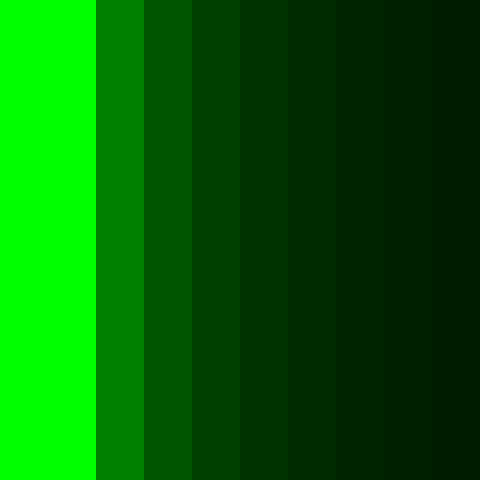
Frame 1 (no input)
Frame 60 (no input): identical to frame 1, image omitted
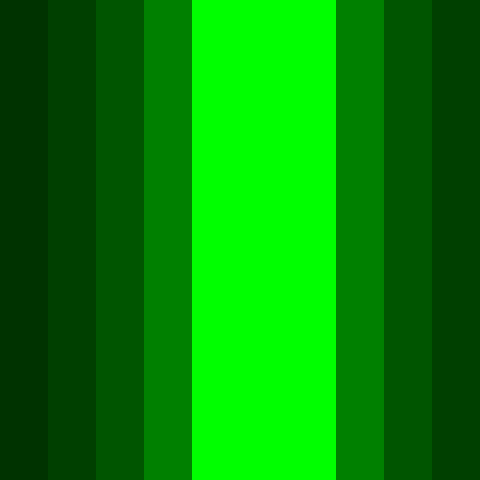
Frame 120 (the mouse pressed at the canvas centre since frame 60)

The p5.js sketch that drew these frames (run headless with seeded random() and noise() and a simulated clock; from frame 60 on, the mouse is pressed at the canvas centre):

// p5.js sketch
// ── sketch.js
var dis_circle= 60;

function setup()
{
  createCanvas(480, 480);
}

function draw()
{
  background(255);
  fill(204, 102, 0);
  noStroke();
  for(var i = 0; i< 10; i++)
  {
    fill(0, (480.0/abs(mouseX - i*48))*(255/10) , 0);
    rect(i*48, 0, 48, 480);
  }

  console.log("hello world");
}
